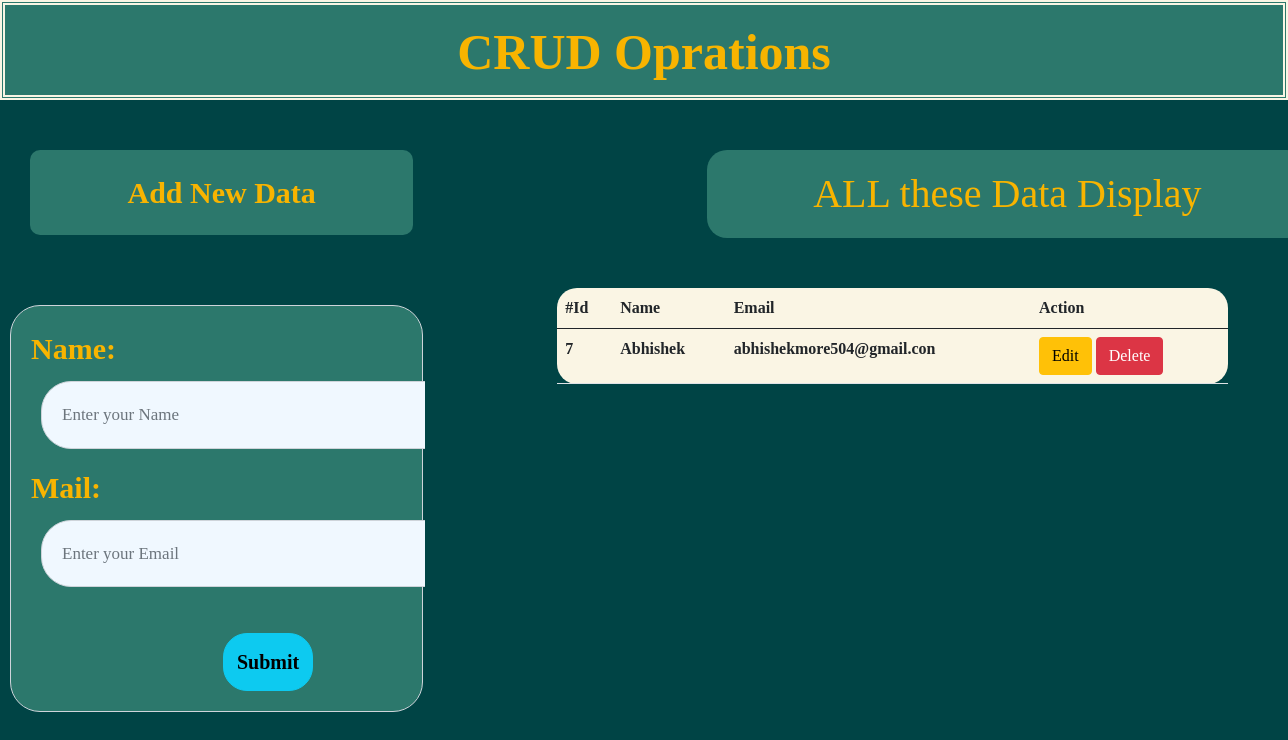
Before: / with the older database file.
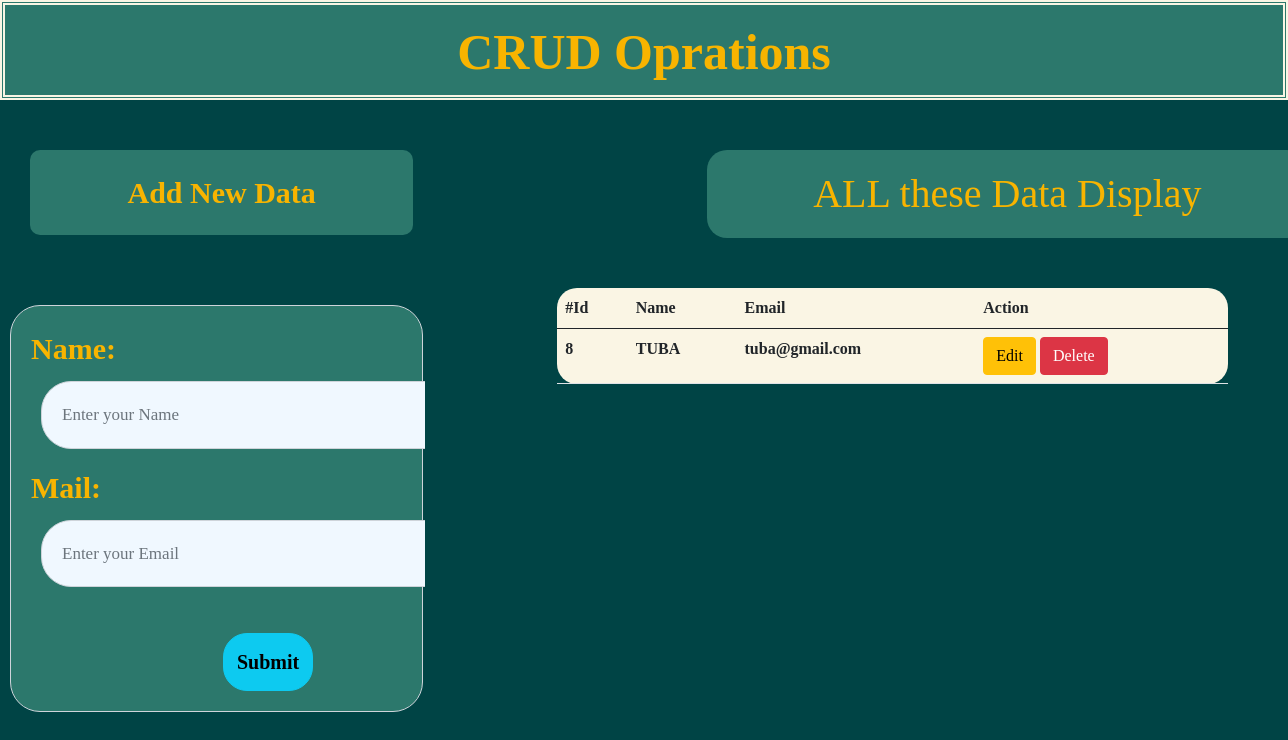
After: the same page with the newer database file.
### core/models.py (models this page shows)
class Marvelform(models.Model):
    name=models.CharField(max_length=50)
    mail=models.EmailField(max_length=40)

### core/views.py (the view)
# urls.py: path('',views.base,name='base'),
def base(request):
    if request.method == 'POST':
        mf=Marvel(request.POST)
        if mf.is_valid():
            mf.save()
        return redirect('base')
    else:
        mf=Marvel()
        mm=Marvelform.objects.all()
        return render(request,'core/base.html',{'mf':mf,'Marvel':mm})

### core/forms.py
class Marvel(forms.ModelForm):
    class Meta:
        model = Marvelform
        fields='__all__'
        widgets={
            'name':forms.TextInput(attrs={'class':'form-control','placeholder': 'Enter your Name'}),
            'mail':forms.TextInput(attrs={'class':'form-control','placeholder': 'Enter your Email'})
        }

### core/templates/core/base.html (shortened to what this page needs)
{% extends "core/index.html" %}
{% block content %}
<div class="title-heading">
    CRUD Oprations
</div>
<div class="container-fluied">
    <div class="row">
        <div class="col-md-4 right-box">
           <div class="col-title">
               Add New Data
           </div>
            <div class="form-control">
                    <form action="" method="POST">
                        {{mf.as_p}}
                        <input type="submit" class="btn btn-info submit-btn">
                    </form>
            </div>
        </div>
        <div class="col-md-8 left-box">
            <div class="show-database">
                <h1 class="Datashow-title">ALL these Data Display</h1>
                <table class="table">
                    <thead>
                        <tr>
                        <th scope="col">#Id</th>
                        <th scope="col">Name</th>
                        <th scope="col">Email</th>
                        <th scope="col">Action</th>
                        </tr>
                    </thead>
                    <tbody>
                        <tr>
                        {% for m in Marvel %}
                        <th scope="row">{{m.id}}</th>
                        <td>{{m.name}}</td>
                        <td>{{m.mail}}</td>
                        <td>
                            <a href="{% url "update" m.id %}"><button class="btn btn-warning">Edit</button></a>
                            <form action="{% url "delete" m.id %}" method="POST" class="d-inline">
                                <input type="submit" value="Delete" class="btn btn-danger">
                            </form>
                        </td>
                        </tr>
                        {% endfor %}
                    </tbody>
                </table>
            </div>
        </div>
    </div>
</div>
{% endblock content %}

Changed rows visible on the page:
removed Marvelform: id "7", name "Abhishek", mail "abhishekmore504@gmail.con"
added Marvelform: id "8", name "TUBA", mail "tuba@gmail.com"
